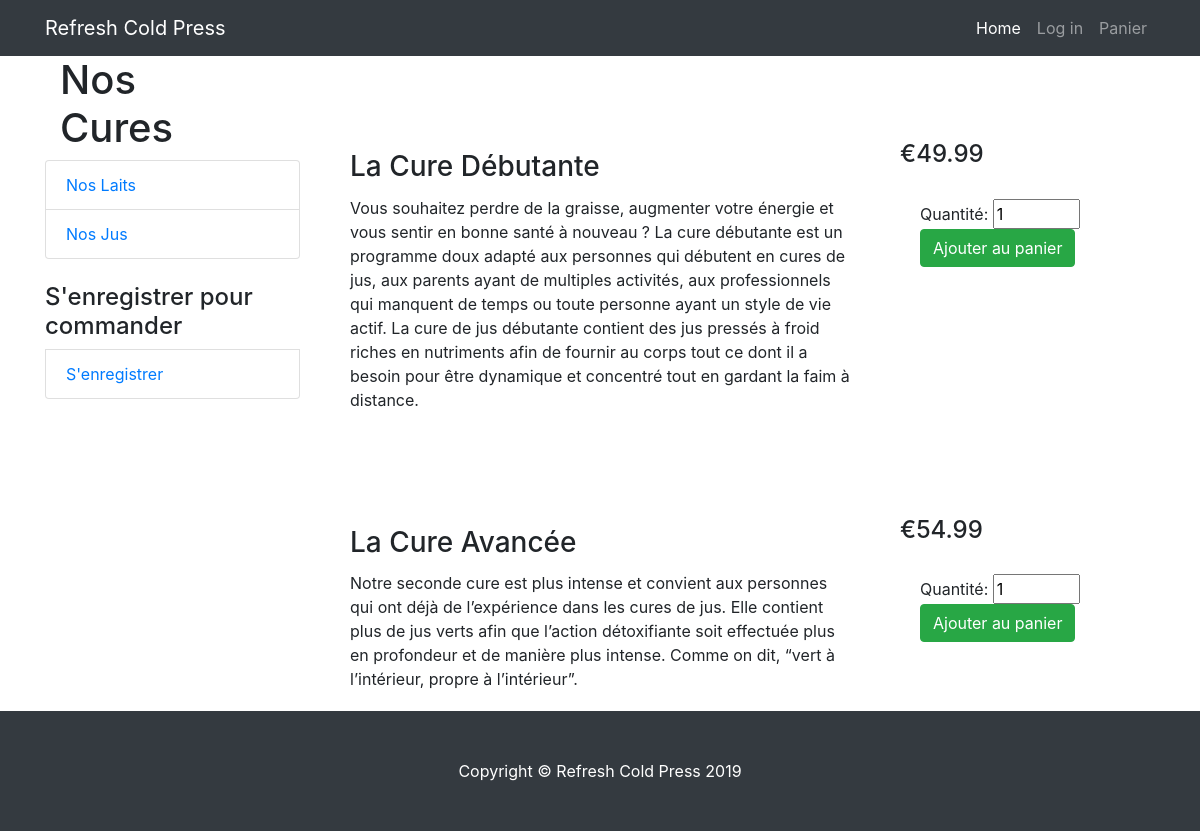
Page /webroot/index.php?module=produit&action=produit_cures on the committed database.
### tables this page shows
CREATE TABLE IF NOT EXISTS `st_products_has_st_categories` (
  `st_products_pro_id` int(11) NOT NULL,
  `st_categories_cat_id` int(11) NOT NULL,
  PRIMARY KEY (`st_products_pro_id`,`st_categories_cat_id`),
  KEY `fk_st_products_has_st_categories_st_categories1_idx` (`st_categories_cat_id`),
  KEY `fk_st_products_has_st_categories_st_products1_idx` (`st_products_pro_id`)
);

CREATE TABLE IF NOT EXISTS `st_products` (
  `pro_id` int(11) NOT NULL AUTO_INCREMENT,
  `pro_title` varchar(200) NOT NULL,
  `pro_descr` mediumtext NOT NULL,
  `pro_img_url` varchar(255) NOT NULL,
  `pro_price` decimal(10,2) NOT NULL,
  `pro_date` timestamp NOT NULL DEFAULT CURRENT_TIMESTAMP,
  PRIMARY KEY (`pro_id`)
);

### app/controller/produit/produit_cures.php (called while the page is built)
<?php
include("../app/model/produit/lire_produit_cures.php");
$produits = lire_produit_cures();
include("../app/view/produit/produit_cures.php");

### app/model/produit/lire_produit_cures.php (called while the page is built, shortened)
<?php
 function lire_produit_cures() {
   global $pdo;
   try {
     $query = "
     		 SELECT   *
          FROM     st_products, st_categories, st_products_has_st_categories
          WHERE    st_products_pro_id=pro_id
          AND      cat_id= st_categories_cat_id
          AND       cat_id=3   ";
     $req = $pdo->prepare($query);
	 $req->execute();
     $req->setFetchMode(PDO::FETCH_ASSOC);
     $produits = $req->fetchAll();
     return $produits;
   }
   catch (Exception $e) {
   	return false;
   }
   }

### app/view/produit/produit_cures.php (the view, shortened to what this page needs)
<?php
include("../app/view/layout/header.inc.php");
?>
<div class="container">
        <div class="row">
              <div class="col-lg-3">
                      <h1 class="col-lg-3">Nos Cures</h1>
                       <div class="list-group">
                          <a href="index.php?module=produit&action=produit_laits" class="list-group-item">Nos Laits</a>
                          <a href="index.php?module=produit&action=produit_jus" class="list-group-item">Nos Jus</a>
                       </div>
                            <br>
                        <h4>S'enregistrer pour commander</h4>
                          <a href="index.php?module=utilisateur&action=register" class="list-group-item">S'enregistrer
                          </a>
              </div>
             <div class="col-lg-9">
                      <?php
                      foreach ($produits as $produit) {
                       ?>
                  <div class= "row" style="margin-top: 50px;">
                      <div class="col-sm-2">
                      </div>
                          <div class="col-sm-8">
                          </div>
                      <div class="col-sm-2">
                      </div>
                  </div>
                    <div class="row">
                                   <div class="col-sm-8">
                                          <div class="card-body">
                                              <h3 class="card-title"><?= $produit ["pro_title"] ?></h3>
                                              <p class="card-text"><?= $produit ["pro_descr"] ?></p>
                                          </div>
                                    </div>
                                 <div class="col-lg-4 prixcentre">
                                             <h4 style="margin: 10px auto;">€<?= $produit ["pro_price"] ?></h4>
                                      <form action="index.php?module=cart&action=cart_ajouter_cures" style= "padding: 1.25rem;" method= "post" >
                                        Quantité:
                                              <input type="number" name="cad_qt"
                                               min="0" max="10" step="1" value="1">
                                              <button type="submit" class="btn btn-success">Ajouter au panier</button>
                                      </form>
                                </div>
                    </div>
                    <?php } ?>
        </div>
</div>
</div>
<?php
include("../app/view/layout/footer.inc.php");
?>

### app/view/layout/header.inc.php (style rules this page uses)
body { padding-top: 56px; }

### rows in the picture
st_products_has_st_categories: st_products_pro.pro_title "La Cure Débutante", st_products_pro.pro_descr "Vous souhaitez perdre de la graisse, augmenter votre énergie et vous sentir en bonne santé à nouveau ? La cure débutante est un programme doux adapté aux personnes qui débutent en cures de jus, aux parents ayant de multiples activités, aux professionnels qui manquent de temps ou toute personne ayant un style de vie actif. La cure de jus débutante contient des jus pressés à froid riches en nutriments afin de fournir au corps tout ce dont il a besoin pour être dynamique et concentré tout en gardant la faim à distance.", st_products_pro.pro_price "49.99"
st_products_has_st_categories: st_products_pro.pro_title "La Cure Avancée", st_products_pro.pro_descr "Notre seconde cure est plus intense et convient aux personnes qui ont déjà de l’expérience dans les cures de jus. Elle contient plus de jus verts afin que l’action détoxifiante soit effectuée plus en profondeur et de manière plus intense. Comme on dit, “vert à l’intérieur, propre à l’intérieur”.", st_products_pro.pro_price "54.99"
